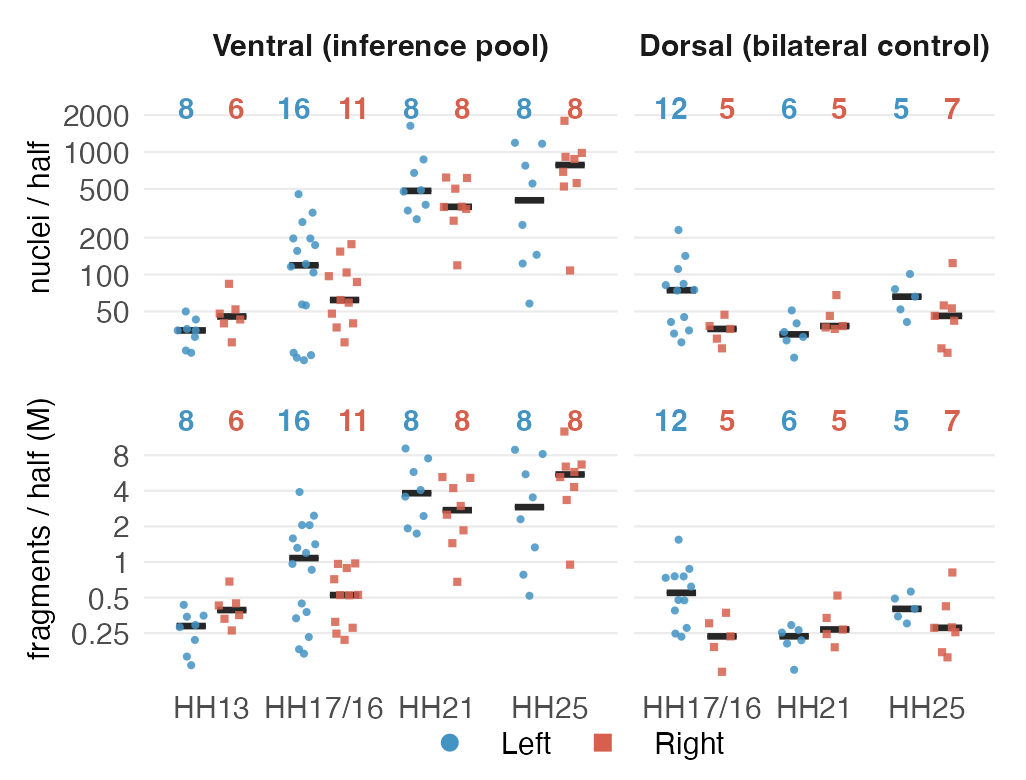

The script that saved this image:
#!/usr/bin/env Rscript
# figS03 Panel D — PITX2 Pitx2-TAD locus per-EMBRYO-HALF DEPTH CENSUS (ggbeeswarm).
#
# The SOURCE is the FLOOR-20 sample meta (g4f_sample_meta_floor20.tsv),
# the fig03/panel-E laterality floor — so panel D's per-half census is the SAME
# embryo-half cohort the matched-power control (panel E) and fig04 panel A are computed
# on, and the cohort the fig03 pileup restricts its HH17/16-HH25 halves to (HH17/16 ventral
# 16 L / 11 R in both, the split-tube halves 17-5/17-6 with both aliquots summed;
# fig03/PROVENANCE.md) (floor-50 admitted far fewer halves, e.g. HH13 ventral 1L/2R; floor-20 =
# HH13 8L/6R, dorsal HH17/16 12L/5R — the panel-E pools).
# (Secondary: repo-relative path resolution + the registry L/R palette, matching C/E.)
#
# One dot = one embryo-half = SUM over its inference-pool (ventral) or dorsal-control
# subclusters per genotype x side.  The reader sees:
#   - the L>R cell/fragment imbalance that grows ventral HH17/16 -> HH25 (the depth
#     confound the DESeq2 size factors normalize out — r(libsize, SF)=0.9985 on this
#     floor-20 cohort; 0.9987 is the floor-50 per-subcluster table, a different tier),
#   - the per-observation DEARTH that makes some halves low-power (HH13 ventral 8L/6R;
#     dorsal HH25 5L/7R), motivating the matched-power control in panel E.
#
# Two metrics (cells, fragments) x two compartments (ventral inference pool, dorsal
# bilateral control) — the SAME grouping as panel C.  Excluded pops (Skeletogenic /
# Mesothelium / Venous-pole spl.) are not shown.  L = blue, R = red (registry SSOT,
# matching panels C/E).  log10 y so the low-n dearth is visible.  Numbers above each
# swarm = n EMBRYO-HALVES on that side.  No in-image title (figS03 house rule).
#
# Print size (2026-10-14): authored at its composite slot, the figS03 half-width slot
# (generate.py HALF_W = 1025 px at 300 dpi = 3.42 in wide), 2.6 in tall, so the 2-up D/E
# row is no taller than at the freeze (781 px) and figS03 page 2 keeps its ~811-pt height.
# Printed size = authored size x the booklet's fit scale, min(564/504, 720/page height)
# = 0.888 for an 811-pt page (manuscript booklet layout, not distributed), so
# the 7.3-pt text here prints at ~6.5 pt in the booklet (the freeze 8.4-in canvas
# printed at ~3 pt).  Stage labels print once, under the bottom row.
#
#   conda run -n duckfig Rscript figures/figS03/panel_D_depth_census.R
local_lib <- "~/R/4.4.2"
if (dir.exists(local_lib)) .libPaths(c(local_lib, .libPaths()))
suppressPackageStartupMessages({
  library(readr); library(dplyr); library(tidyr); library(ggplot2)
  library(ggbeeswarm); library(patchwork)
})
set.seed(1)

HERE <- tryCatch(dirname(sub("--file=", "", grep("--file=", commandArgs(), value = TRUE))),
                 error = function(e) ".")
if (length(HERE) == 0 || HERE == "") HERE <- "."
REPO <- normalizePath(file.path(HERE, "..", ".."))
F   <- file.path(REPO, "figures", "data")
source(file.path(REPO, "figures", "_shared", "colors.R"))
lr_cols <- get_palette("lateral", labels = c("L", "R"))
LBLUE <- unname(lr_cols["L"]); RRED <- unname(lr_cols["R"])   # registry: L #4393C3, R #D6604D
STAGES <- c("HH13", "HH17/16", "HH21", "HH25")
DODGE  <- 0.72

meta_raw <- read_tsv(file.path(F, "g4f_sample_meta_floor20.tsv"), show_col_types = FALSE)
# fail LOUD on an unexpected compartment/side value — else the %in% filter (or the
# factor() below) would silently drop it (the no-silent-default house rule).  "none"
# = the excluded compartment (Skeletogenic / Mesothelium / Venous-pole spl.), legitimately
# filtered out; an unmapped side ("?") or a typo'd compartment must surface, not vanish.
stopifnot(all(meta_raw$inferred_side %in% c("L", "R")),
          all(meta_raw$compartment %in% c("ventral", "dorsal", "none")))
meta <- meta_raw %>%
  filter(compartment %in% c("ventral", "dorsal")) %>%
  mutate(compartment = factor(compartment, levels = c("ventral", "dorsal"),
                              labels = c("Ventral (inference pool)", "Dorsal (bilateral control)")),
         stage = factor(d2g_stage, levels = STAGES),
         side  = factor(inferred_side, levels = c("L", "R")),
         frag_M = total_fragments / 1e6)

# per-side pseudobulk counts, with explicit 0 where a side is absent so the dearth
# shows even with no point to plot.
present <- meta %>% distinct(compartment, stage)
nlab <- present %>%
  crossing(side = factor(c("L", "R"), levels = c("L", "R"))) %>%
  left_join(count(meta, compartment, stage, side), by = c("compartment", "stage", "side")) %>%
  mutate(n = coalesce(n, 0L))

# one metric panel: dodged L/R quasirandom swarm + median crossbars + top n labels
TXT <- 7.3   # authored pt; prints at ~6.5 pt in the booklet (header)
metric_panel <- function(yvar, ylab, ybreaks, ylabels, ytop, show_strip = TRUE,
                         show_x = TRUE) {
  nlab2 <- nlab %>% mutate(y = ytop)
  meds  <- meta %>% group_by(compartment, stage, side) %>%
    summarise(m = median(.data[[yvar]]), .groups = "drop")
  ggplot(meta, aes(x = stage, y = .data[[yvar]], colour = side, shape = side)) +
    geom_crossbar(data = meds, aes(x = stage, y = m, ymin = m, ymax = m, group = side),
                  position = position_dodge(width = DODGE), width = 0.52,
                  colour = "grey15", linewidth = 0.3, inherit.aes = FALSE) +
    geom_quasirandom(dodge.width = DODGE, size = 0.7, alpha = 0.85, width = 0.16,
                     method = "quasirandom") +
    # (L label right-aligned, R left-aligned on their dodge positions so two-digit
    #  counts such as 15 / 11 do not run together at the 3.42-in slot)
    geom_text(data = nlab2, aes(x = stage, y = y, label = n, colour = side,
                                hjust = ifelse(side == "L", 0.8, 0.2)),
              position = position_dodge(width = DODGE), inherit.aes = FALSE,
              size = TXT / .pt, fontface = "bold", vjust = 1, show.legend = FALSE) +
    facet_grid(. ~ compartment, scales = "free_x", space = "free_x") +
    scale_colour_manual(values = c(L = LBLUE, R = RRED),
                        labels = c(L = "Left", R = "Right"), name = NULL) +
    # house L/R encoding: Left = blue circle, Right = red square
    scale_shape_manual(values = c(L = 16, R = 15),
                       labels = c(L = "Left", R = "Right"), name = NULL) +
    guides(colour = guide_legend(override.aes = list(size = 1.8, alpha = 1)),
           shape  = guide_legend(override.aes = list(size = 1.8, alpha = 1))) +
    scale_y_log10(breaks = ybreaks, labels = ylabels,
                  expand = expansion(mult = c(0.04, 0.13))) +
    labs(x = NULL, y = ylab) +
    theme_minimal(base_size = TXT) +
    theme(panel.grid.major.x = element_blank(),
          panel.grid.minor = element_blank(),
          panel.grid.major.y = element_line(linewidth = 0.25),
          axis.text.x = if (show_x) element_text(size = TXT, margin = margin(t = 1)) else element_blank(),
          axis.text.y = element_text(size = TXT),
          axis.title.y = element_text(size = TXT),
          strip.text = if (show_strip) element_text(size = TXT, face = "bold",
                                                    margin = margin(1, 0, 1, 0)) else element_blank(),
          panel.spacing.x = unit(4, "pt"),
          legend.position = "bottom", legend.key.height = unit(7, "pt"),
          legend.text = element_text(size = TXT),
          plot.margin = margin(1, 2, 0, 1))
}

p_cells <- metric_panel("n_cells", "nuclei / half",
                        ybreaks = c(50, 100, 200, 500, 1000, 2000),
                        ylabels = c("50", "100", "200", "500", "1000", "2000"),
                        ytop = max(meta$n_cells) * 1.55, show_x = FALSE)
p_frag  <- metric_panel("frag_M", "fragments / half (M)",
                        ybreaks = c(0.25, 0.5, 1, 2, 4, 8),
                        ylabels = c("0.25", "0.5", "1", "2", "4", "8"),
                        ytop = max(meta$frag_M) * 1.55, show_strip = FALSE)

# Title/subtitle kept OFF-figure (figS03 house rule); legend lives in LEGEND.md.
p <- (p_cells / p_frag) + plot_layout(guides = "collect") &
  theme(legend.position = "bottom", legend.margin = margin(0, 0, 0, 0),
        legend.box.spacing = unit(1, "pt"))

out <- file.path(HERE, "panel_D_depth_census.png")
ggsave(out, p, width = 3.42, height = 2.6, dpi = 300)
cat("wrote", out, "\n")
